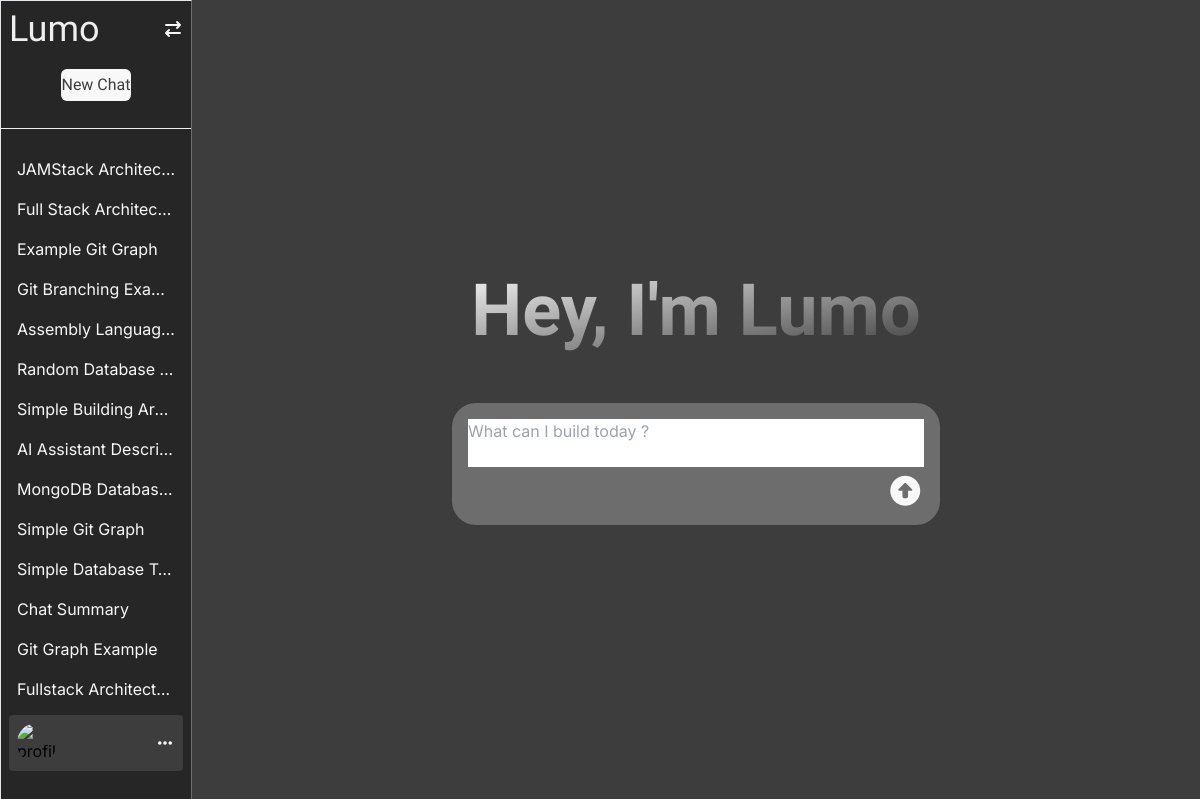
The page /chats/ (signed in) on the database its author committed.
### chats/models.py (models this page shows, shortened)
class chat(models.Model):
    title = models.CharField()
    user = models.ForeignKey(User, models.CASCADE, related_name="user")

### chats/views.py (the view)
# urls.py: path("", view=new_chat_view, name="new_chat"),
@login_required
def new_chat_view(request):
    user = request.user
    user_chats = chat.objects.filter(user=user)
    if request.method == "POST":
        form = prompt_form(request.POST)
        if form.is_valid():
            response = services.generate_response(request.POST["text"])
            aiResponseInJSON = response
            new_chat = chat.objects.create(title=aiResponseInJSON, user=user)
            new_user_prompt_message = message.objects.create(
                text=request.POST["text"], chat=new_chat, isPrompt=True
            )
            new_ai_response_message = message.objects.create(
                text=aiResponseInJSON,
                chat=new_chat,
                isPrompt=False,
                hasMermaid=False,
                mermaid="",
            )
            return redirect(to=f"{user.id}/{new_chat.id}", permanent=True)
    else:
        form = prompt_form()
    return render(request, "chats/new_chat.html", {"form": form, "chats": user_chats})

### chats/forms.py
class prompt_form(forms.ModelForm):
    class Meta:
        model = message
        fields = ("text",)
        widgets = {
            "text": forms.Textarea(
                attrs={
                    "class": "w-full transition-all border-none focus:outline-none resize-none max-h-5xl min-h-12 scrollbar-hide",
                    "placeholder": "What can I build today ?",
                    "id": "promptArea",
                    "cols": 0,
                    "rows": 0,
                }
            )
        }

### templates/chats/new_chat.html (shortened to what this page needs)
{% extends "base.html" %}
{% block content %}
<div class="flex w-full h-full bg-[#3d3d3d] font-inter">
    <div id="left-panel"
        class="hidden transition-all lg:relative overflow-hidden lg:block lg:w-[16%] bg-[#262626] border-[1px] border-r-[#6d6d6d] max-h-screen">
        <div class="w-full h-[16%] p-2 border-b-[1px] border-[#efefef]">
            <div id="logoHeader" class="flex justify-between mb-5">
                <span class="text-[#efefef] text-4xl font-arimo" id="logo">Lumo</span>
                <button id="collapseSideBar"
                    class="hidden lg:block cursor-pointer font-light text-[#f8f8f8] transition-colors hover:text-[#bdbdbd]">
                    <i class="fa-solid fa-arrow-right-arrow-left"></i>
                </button>
            </div>
            <div class="flex justify-center">
                <button id="createNewChat"
                    class="w-8/9 cursor-pointer bg-[#f8f8f8] transition-colors py-1 mb-5 hover:bg-[#bdbdbd] text-[#3d3d3d] rounded-[6px] font-arimo">
                    New Chat
                </button>
            </div>
        </div>
        <div class="px-2 mt-5 max-h-[70%] min-h-[70%] text-[#f8f8f8] overflow-y-scroll scrollbar-hide">
            {% for chat in chats %}
            <div class="w-full chatLink">
                <a class="block w-full px-2 py-2 cursor-pointer rounded hover:bg-[#3d3d3d] truncate"
                    href="{% url 'chat' user_id=user.id chat_id=chat.id %}">
                    {{ chat.title }}
                </a>
            </div>
            {% endfor %}
        </div>
        <div class="w-full h-[12%] p-2">
            <div class="bg-[#3d3d3d] p-2 rounded flex justify-between items-center" id="sidebarFooter">
                <img class="w-10 rounded-full cursor-pointer" id="profileImg"
                    src="https://imgs.search.brave.com/1KiyzuDRcHPqmU55ezONAKkAiaxJjIqKAentGsEkpco/rs:fit:860:0:0:0/g:ce/aHR0cHM6Ly9pLnBp/bmltZy5jb20vb3Jp/Z2luYWxzL2FlLzMx/L2M4L2FlMzFjODEz/M2JhNzUzYTBmZDYx/OGE1MGJmNzhmNTZk/LmpwZw"
                    alt="profile">
                <div class="text-[#f8f8f8] h-full cursor-pointer hover:text-[#bdbdbd]" id="moreOptions">
                    <i class="fa-solid fa-ellipsis"></i>
                </div>
            </div>
        </div>
    </div>
    <div id="right-panel"
        class="w-full flex-1 p-4 h-screen text-white flex flex-col justify-center items-center gap-y-14">
        <div>
            <span
                class="text-4xl lg:text-7xl font-arimo bg-gradient-to-br from-[#f8f8f8] to-[#3d3d3d] bg-clip-text text-transparent font-bold">Hey,
                I'm Lumo</span>
        </div>
        <div class="bg-[#6d6d6d] rounded-3xl w-full lg:w-2/4 p-4">
            <form method="post">
                <div class="w-full">
                    {{ form.text }}
                </div>
                <div class="text-3xl float-end">
                    <button type="submit" id="submitBtn"><i
                            class="fa-solid fa-circle-up cursor-pointer transition-colors text-[#f8f8f8] hover:text-[#bdbdbd]"></i></button>
                </div>
            </form>
        </div>
    </div>
</div>
{% endblock %}

### templates/base.html (shortened to what this page needs)
{% load static tailwind_tags %}
<!DOCTYPE html>
<html lang="en">
<head>
    {% tailwind_css %}
    <link rel="stylesheet" href="https://cdnjs.cloudflare.com/ajax/libs/font-awesome/7.0.0/css/all.min.css"
 />
</head>
<body class="h-full lg:h-screen w-screen lg:overflow-hidden">
    {% block content %}
    {% endblock %}
</body>
</html>

### templates/base.html (style rules this page uses)
.font-arimo { font-family: 'arimo', monospace; }
.font-inter { font-family: 'inter', monospace; }

### rows shown on the page
chat: title "JAMStack Architec…"
chat: title "Full Stack Architec…"
chat: title "Example Git Graph"
chat: title "Git Branching Exa…"
chat: title "Assembly Languag…"
chat: title "Random Database…"
chat: title "Simple Building Ar…"
chat: title "AI Assistant Descri…"
chat: title "MongoDB Databas…"
chat: title "Simple Git Graph"
chat: title "Simple Database T…"
chat: title "Chat Summary"
chat: title "Git Graph Example"
chat: title "Fullstack Architect…"
